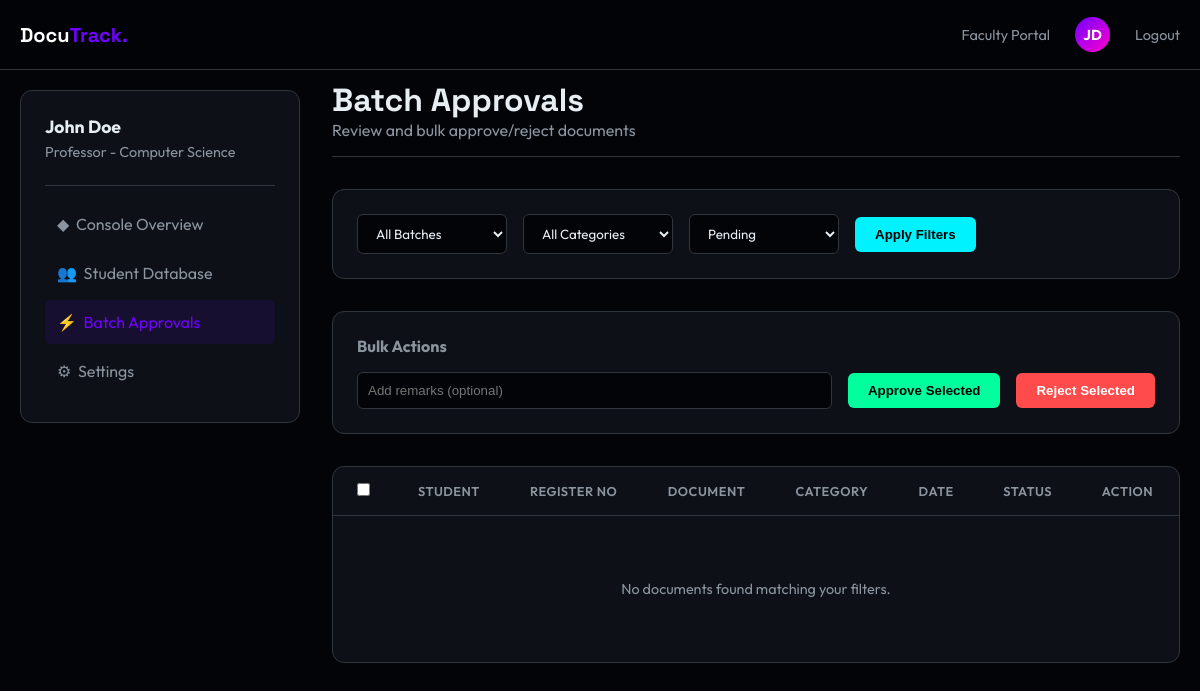
/faculty/batch-approvals/ (signed in), run on the app's committed database.
### docutracking/models.py (models this page shows, shortened)
class Faculty(models.Model):
    user = models.OneToOneField(User, on_delete=models.CASCADE, related_name='faculty_profile')
    faculty_id = models.CharField(max_length=20, unique=True)
    department = models.CharField(max_length=100, default='Computer Science')
    designation = models.CharField(max_length=100, default='Professor')

class User(AbstractUser):
    ROLE_CHOICES = (
        ('student', 'Student'),
        ('faculty', 'Faculty'),
    )
    role = models.CharField(max_length=20, choices=ROLE_CHOICES, default='student')
    phone = models.CharField(max_length=20, blank=True)
    official_email = models.EmailField(max_length=254, blank=True, help_text="Official email address for faculty users")
    created_at = models.DateTimeField(auto_now_add=True)
    updated_at = models.DateTimeField(auto_now=True)

### docutracking/views.py (the view, shortened to what this page needs)
# urls.py: path('faculty/batch-approvals/', views.faculty_batch_approvals_view, name='faculty_batch_approvals'),
@login_required
def faculty_batch_approvals_view(request):
    if request.user.role != 'faculty':
        return HttpResponseForbidden("Access denied.")
    try:
        faculty = request.user.faculty_profile
    except Faculty.DoesNotExist:
        messages.error(request, 'Faculty profile not found.')
        return redirect('faculty_dashboard')
    batch_filter = request.GET.get('batch', '')
    category_filter = request.GET.get('category', '')
    status_filter = request.GET.get('status', 'pending')
    documents = Document.objects.select_related('student', 'student__user').order_by('-submitted_at')
    if batch_filter:
        documents = documents.filter(student__batch=batch_filter)
    if category_filter:
        documents = documents.filter(category=category_filter)
    if status_filter:
        documents = documents.filter(status=status_filter)
    batches = Student.objects.values_list('batch', flat=True).distinct()
    documents_by_batch = {}
    for doc in documents:
        batch = doc.student.batch or 'Unknown'
        if batch not in documents_by_batch:
            documents_by_batch[batch] = []
        documents_by_batch[batch].append(doc)
    context = {
        'faculty': faculty,
        'documents': documents,
        'documents_by_batch': documents_by_batch,
        'batches': batches,
        'batch_filter': batch_filter,
        'category_filter': category_filter,
        'status_filter': status_filter,
    }
    return render(request, 'faculty_batch_approvals.html', context)

### docutrack/templates/faculty_batch_approvals.html (shortened to what this page needs)
{% load custom_filters %}
<!DOCTYPE html>
<html lang="en">
<head>
</head>
<body>
    <nav>
        <div class="container nav-inner">
            <a href="{% url 'index' %}" class="logo">Docu<span>Track.</span></a>
            <div class="user-profile">
                <span style="color: var(--text-gray); font-size: 0.9rem; margin-right: 10px;">Faculty Portal</span>
                <div class="user-avatar">{{ faculty.user.first_name.0 }}{{ faculty.user.last_name.0 }}</div>
                <a href="{% url 'logout' %}" style="color: var(--text-gray); margin-left: 10px; text-decoration: none; font-size: 0.9rem;">Logout</a>
            </div>
        </div>
    </nav>
    <div class="container grid-dashboard">
        <aside>
            <div class="sidebar-card">
                <div class="faculty-info">
                    <h3>{{ faculty.user.get_full_name }}</h3>
                    <p>{{ faculty.designation }} - {{ faculty.department }}</p>
                </div>
                <hr style="border: 0; border-top: 1px solid var(--border-color); margin-bottom: 1rem;">
                <a href="{% url 'faculty_dashboard' %}" class="menu-link">
                    <span>◆</span> &nbsp; Console Overview
                </a>
                <a href="{% url 'faculty_students' %}" class="menu-link">
                    <span>👥</span> &nbsp; Student Database
                </a>
                <a href="{% url 'faculty_batch_approvals' %}" class="menu-link active">
                    <span>⚡</span> &nbsp; Batch Approvals
                </a>
                <a href="{% url 'faculty_settings' %}" class="menu-link">
                    <span>⚙</span> &nbsp; Settings
                </a>
            </div>
        </aside>
        <main>
            <div class="page-header">
                <div>
                    <h1>Batch Approvals</h1>
                    <p style="color: var(--text-gray);">Review and bulk approve/reject documents</p>
                </div>
            </div>
            <form method="GET" class="filters-bar">
                <div class="filters-form">
                    <select name="batch" class="filter-select">
                        <option value="">All Batches</option>
                    </select>
                    <select name="category" class="filter-select">
                        <option value="">All Categories</option>
                    </select>
                    <select name="status" class="filter-select">
                        <option value="pending" {% if status_filter == 'pending' %}selected{% endif %}>Pending</option>
                    </select>
                    <button type="submit" class="btn-apply">Apply Filters</button>
                </div>
            </form>
            <form method="POST" class="bulk-actions">
                <h3>Bulk Actions</h3>
                <div class="bulk-form">
                    <input type="text" name="remarks" placeholder="Add remarks (optional)" style="flex:1; background:#020408; border:1px solid var(--border-color); color:var(--text-white); padding:10px; border-radius:6px; min-width:200px;">
                    <button type="submit" name="action" value="approve" class="btn-approve">Approve Selected</button>
                    <button type="submit" name="action" value="reject" class="btn-reject">Reject Selected</button>
                </div>
            </form>
            <div class="table-container">
                <table>
                    <thead>
                        <tr>
                            <th class="checkbox-cell">
                                <input type="checkbox" id="select-all" style="cursor:pointer;">
                            </th>
                            <th>Student</th>
                            <th>Register No</th>
                            <th>Document</th>
                            <th>Category</th>
                            <th>Date</th>
                            <th>Status</th>
                            <th>Action</th>
                        </tr>
                    </thead>
                    <tbody>
                        {% for doc in documents %}
                        <tr>
                            <td class="checkbox-cell">
                                <input type="checkbox" name="selected_docs" value="{{ doc.id }}" class="doc-checkbox" style="cursor:pointer;">
                            </td>
                            <td>
                                <div style="font-weight: 600;">{{ doc.student.user.get_full_name }}</div>
                                <div style="font-size: 0.8rem; color: var(--text-gray);">{{ doc.student.batch }} Batch</div>
                            </td>
                            <td style="font-family: monospace; color: var(--accent-primary);">{{ doc.student.student_id }}</td>
                            <td>{{ doc.title|truncatechars:25 }}</td>
                            <td>{{ doc.get_category_display }}</td>
                            <td>{{ doc.submitted_at|date:"M d, Y" }}</td>
                            <td>
                                <span class="badge badge-{{ doc.status }}">{{ doc.get_status_display }}</span>
                            </td>
                            <td>
                                <a href="{% url 'verification_detail' doc.id %}" class="btn-review">Review</a>
                            </td>
                        </tr>
                        {% empty %}
                        <tr>
                            <td colspan="8" class="empty-state">
                                No documents found matching your filters.
                            </td>
                        </tr>
                        {% endfor %}
                    </tbody>
                </table>
            </div>
        </main>
    </div>
</body>
</html>

### docutrack/templates/faculty_batch_approvals.html (style rules this page uses)
:root { --bg-deep: #020408; --bg-panel: #0d1117; --accent-primary: #00f2ff; --accent-secondary: #7000ff; --accent-success: #00ff9d; --accent-warning: #ffb800; --accent-danger: #ff4b4b; --text-white: #e6edf3; --text-gray: #8b949e; --border-color: #30363d; }
* { margin: 0; padding: 0; box-sizing: border-box; }
body { background-color: var(--bg-deep); color: var(--text-white); font-family: 'Outfit', sans-serif; min-height: 100vh; }
.container { max-width: 1400px; margin: 0 auto; padding: 0 20px; }
.grid-dashboard { display: grid; grid-template-columns: 280px 1fr; gap: 2rem; margin-top: 80px; padding-bottom: 2rem; }
nav { position: fixed; top: 0; width: 100%; height: 70px; background: rgba(2, 4, 8, 0.9); backdrop-filter: blur(12px); border-bottom: 1px solid var(--border-color); z-index: 1000; display: flex; align-items: center; }
.nav-inner { display: flex; justify-content: space-between; align-items: center; width: 100%; }
.logo { font-family: 'Space Grotesk'; font-weight: 700; font-size: 1.25rem; color: #fff; text-decoration: none; }
.logo span { color: var(--accent-secondary); }
.user-profile { display: flex; align-items: center; gap: 15px; }
.user-avatar { width: 35px; height: 35px; background: linear-gradient(135deg, var(--accent-secondary), #ff00cc); border-radius: 50%; display: flex; align-items: center; justify-content: center; font-weight: 700; color: #fff; font-size: 0.9rem; }
.sidebar-card { background: var(--bg-panel); border: 1px solid var(--border-color); border-radius: 12px; padding: 1.5rem; height: fit-content; position: sticky; top: 90px; }
.faculty-info h3 { margin-bottom: 5px; font-size: 1.1rem; }
.faculty-info p { color: var(--text-gray); font-size: 0.9rem; margin-bottom: 1.5rem; }
.menu-link { display: flex; align-items: center; padding: 12px; color: var(--text-gray); text-decoration: none; border-radius: 6px; margin-bottom: 5px; transition: all 0.2s; }
.menu-link:hover, .menu-link.active { background: rgba(112, 0, 255, 0.1); color: var(--accent-secondary); }
.page-header { display: flex; justify-content: space-between; align-items: center; margin-bottom: 2rem; border-bottom: 1px solid var(--border-color); padding-bottom: 1rem; }
.page-header h1 { font-family: 'Space Grotesk'; font-size: 2rem; }
.filters-bar { background: var(--bg-panel); border: 1px solid var(--border-color); border-radius: 12px; padding: 1.5rem; margin-bottom: 2rem; }
.filters-form { display: flex; gap: 1rem; flex-wrap: wrap; align-items: center; }
.filter-select { background: #020408; border: 1px solid var(--border-color); color: var(--text-white); padding: 10px 14px; border-radius: 6px; font-family: 'Outfit'; min-width: 150px; }
.btn-apply { background: var(--accent-primary); color: #000; border: none; padding: 10px 20px; border-radius: 6px; font-weight: 600; cursor: pointer; }
.bulk-actions { background: var(--bg-panel); border: 1px solid var(--border-color); border-radius: 12px; padding: 1.5rem; margin-bottom: 2rem; }
.bulk-actions h3 { font-size: 1rem; margin-bottom: 1rem; color: var(--text-gray); }
.bulk-form { display: flex; gap: 1rem; align-items: center; flex-wrap: wrap; }
.btn-approve { background: var(--accent-success); color: #000; border: none; padding: 10px 20px; border-radius: 6px; font-weight: 600; cursor: pointer; }
.btn-reject { background: var(--accent-danger); color: #fff; border: none; padding: 10px 20px; border-radius: 6px; font-weight: 600; cursor: pointer; }
.table-container { background: var(--bg-panel); border: 1px solid var(--border-color); border-radius: 12px; overflow: hidden; }
table { width: 100%; border-collapse: collapse; }
th { text-align: left; padding: 1rem 1.5rem; color: var(--text-gray); font-weight: 600; font-size: 0.8rem; border-bottom: 1px solid var(--border-color); text-transform: uppercase; letter-spacing: 0.5px; }
td { padding: 1rem 1.5rem; border-bottom: 1px solid rgba(255,255,255,0.05); font-size: 0.9rem; vertical-align: middle; }
tr:last-child td { border-bottom: none; }
.checkbox-cell { width: 40px; }
.empty-state { text-align: center; padding: 4rem; color: var(--text-gray); }

### data on the page
Faculty: user.first_name.0 "J", user.last_name.0 "D", user.get_full_name "John Doe", designation "Professor", department "Computer Science"
